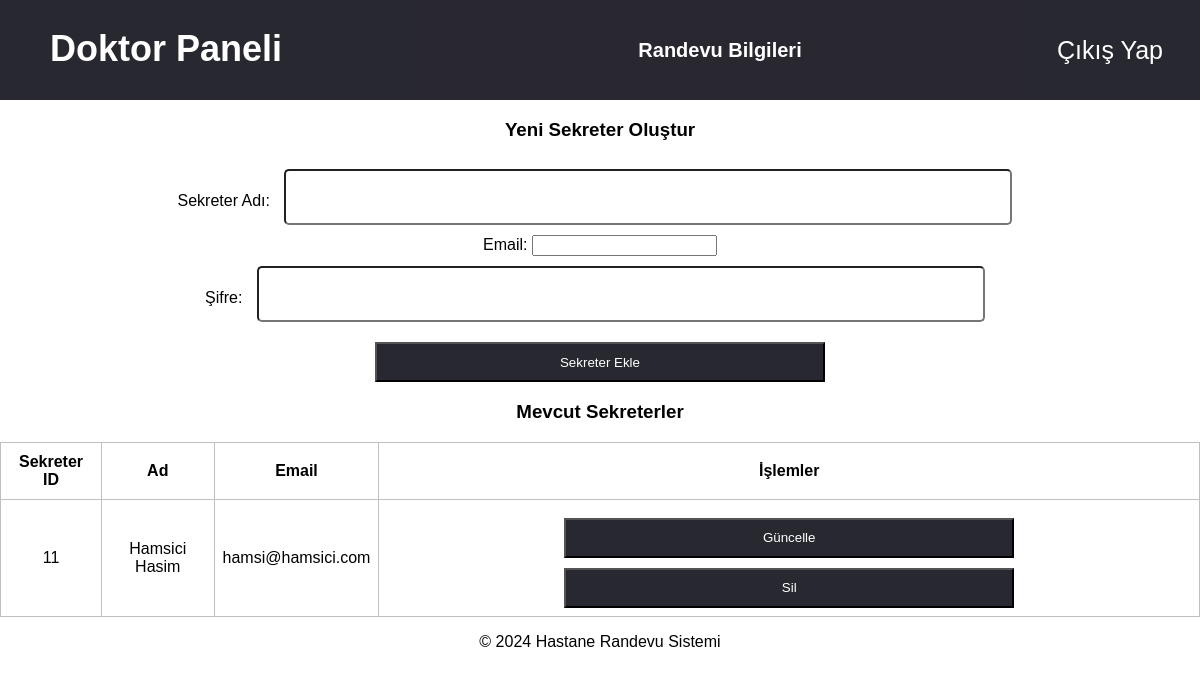
The page /sekreter_islemleri.php on the database its author committed.
### tables this page shows
CREATE TABLE `sekreterler` (
  `id` int(11) NOT NULL,
  `ad` varchar(100) NOT NULL,
  `email` varchar(100) NOT NULL,
  `sifre` varchar(255) NOT NULL
);

### sekreter_islemleri.php (the view, shortened to what this page needs)
<?php
include 'bagla.php';
?>
<?php
    include 'headertwo.php';
?>
<h3>Yeni Sekreter Oluştur</h3>
<form action="islemtwo.php" method="post">
    <label>Sekreter Adı:</label>
    <input type="text" name="sekreter_adi" required>
    <br>
    <label>Email:</label>
    <input type="email" name="sekreter_email" required>
    <br>
    <label>Şifre:</label>
    <input type="password" name="sekreter_sifre" required>
    <br>
    <button type="submit" name="sekreter_ekle">Sekreter Ekle</button>
</form>
<h3>Mevcut Sekreterler</h3>
<?php
$stmt = $pdo->prepare("SELECT * FROM sekreterler");
$stmt->execute();
$sekreterler = $stmt->fetchAll(PDO::FETCH_ASSOC);
if (count($sekreterler) > 0): ?>
    <table border="1" cellpadding="10" cellspacing="0">
        <thead>
            <tr>
                <th>Sekreter ID</th>
                <th>Ad</th>
                <th>Email</th>
                <th>İşlemler</th>
            </tr>
        </thead>
        <tbody>
            <?php foreach ($sekreterler as $sekreter): ?>
                <tr>
                    <td><?php echo htmlspecialchars($sekreter['id']); ?></td>
                    <td><?php echo htmlspecialchars($sekreter['ad']); ?></td>
                    <td><?php echo htmlspecialchars($sekreter['email']); ?></td>
                    <td>
                        <form action="sekreter_guncelle.php" method="get" style="display:inline;">
                            <button type="submit">Güncelle</button>
                        </form>
                        <form action="islemtwo.php" method="post" style="display:inline;">
                            <button type="submit" name="sekreter_sil">Sil</button>
                        </form>
                    </td>
                </tr>
            <?php endforeach; ?>
        </tbody>
    </table>
<?php else: ?>
    <p>Henüz kayıtlı bir sekreter bulunmamaktadır.</p>
<?php endif; ?>
<footer>
        <p>© 2024 Hastane Randevu Sistemi</p>
</footer>

### style.css (style rules this page uses)
body { padding: 0; margin: 0; font-family: 'helvatica', sans-serif; text-align: center; background-clip: #ffffff; }
input[type="text"], input[type="password"] { width: 60%; margin: 10px; height: 50px; background: #ffffff; border-radius: 5px; text-align: center; font-size: 25px; color: rgb(74, 74, 74); }
::placeholder { font: 25px; text-align: center; }
select, #randevu_div input, button { position: relative; width: 450px; height: 40px; margin-top: 10px; background: #282930; color: white; cursor: pointer; }
table { font-family: Arial, Helvetica, sans-serif; border-collapse: collapse; width: 100%; }
td, tr { border: 1px solid #bfbfbf; text-align: center; padding: 8px; }

### rows shown on the page
sekreterler: id "11", ad "Hamsici Hasim", email "hamsi@hamsici.com"
